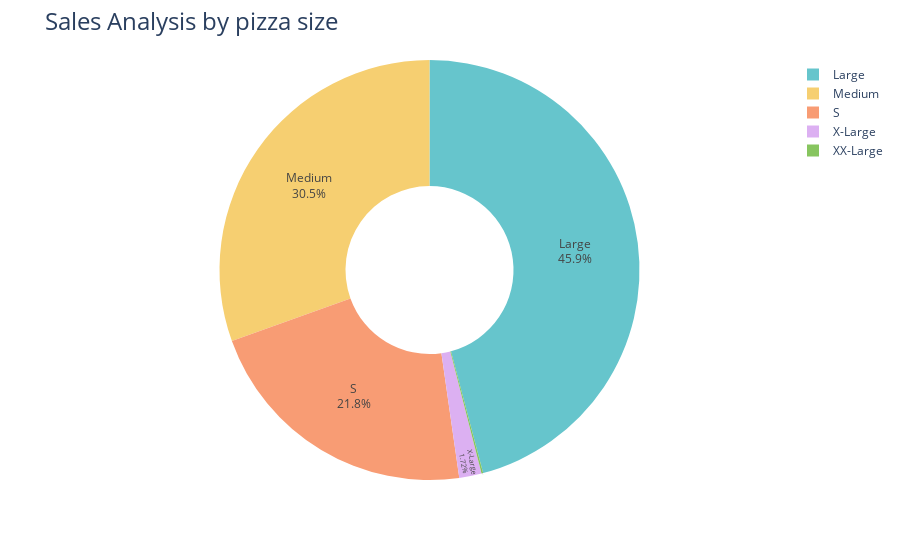

Notebook source saved alongside this figure:
### Code cell
# percentage of sales by pizza size

pizza_size_sales=pizza_sales.groupby(['pizza_size'])['total_price'].sum().reset_index()


fig = px.pie(pizza_size_sales, 
             values='total_price', 
             names='pizza_size', 
             hole=0.4, 
             color_discrete_sequence=px.colors.qualitative.Pastel)

fig.update_traces(textposition='inside', textinfo='percent+label')
fig.update_layout(title_text='Sales Analysis by pizza size', title_font=dict(size=24))

fig.show()

### Figure 1 — Plotly figure (JSON) as saved in the notebook; plotly's stock layout.template omitted (floating-point values rounded to 4 significant figures)
{"data": [{"domain": {"x": [0, 1], "y": [0, 1]}, "hole": 0.4, "hovertemplate": "pizza_size=%{label}<br>total_price=%{value}<extra></extra>", "labels": ["Large", "Medium", "S", "X-Large", "XX-Large"], "legendgroup": "", "name": "", "showlegend": true, "textinfo": "percent+label", "textposition": "inside", "type": "pie", "values": [375300.0, 249400.0, 178100.0, 14080.0, 1007.0]}], "layout": {"legend": {"tracegroupgap": 0}, "margin": {"t": 60}, "piecolorway": ["rgb(102, 197, 204)", "rgb(246, 207, 113)", "rgb(248, 156, 116)", "rgb(220, 176, 242)", "rgb(135, 197, 95)", "rgb(158, 185, 243)", "rgb(254, 136, 177)", "rgb(201, 219, 116)", "rgb(139, 224, 164)", "rgb(180, 151, 231)", "rgb(179, 179, 179)"], "title": {"font": {"size": 24}, "text": "Sales Analysis by pizza size"}}}
